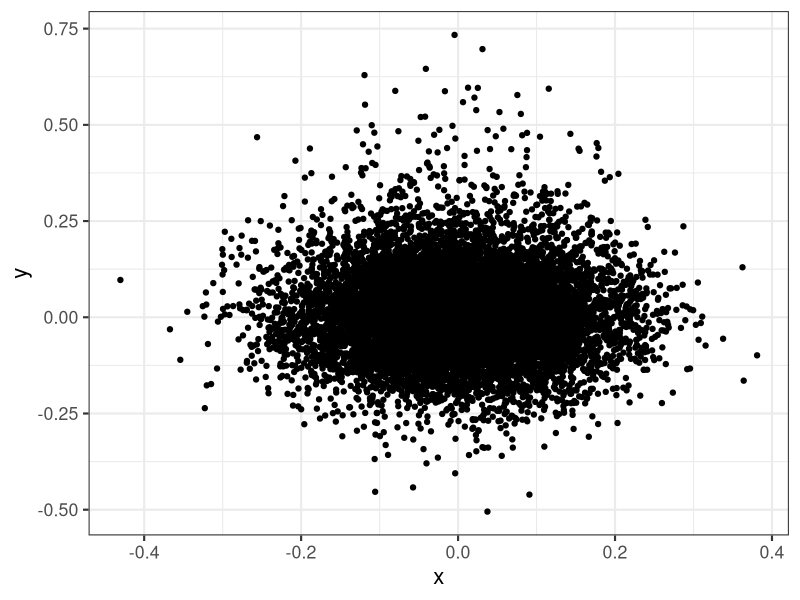
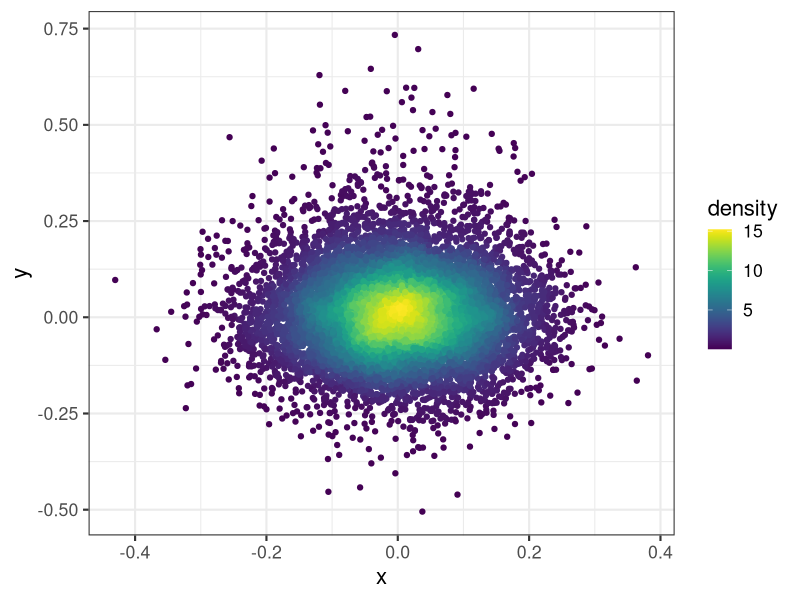
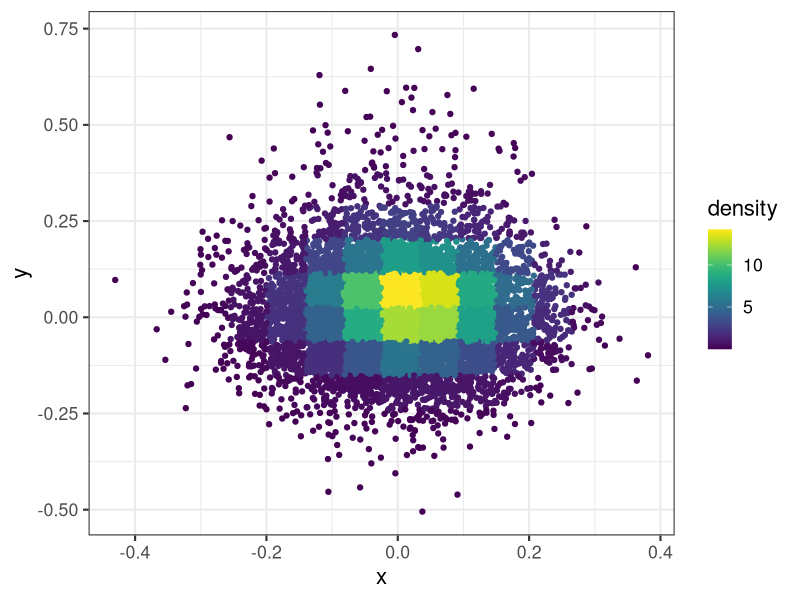
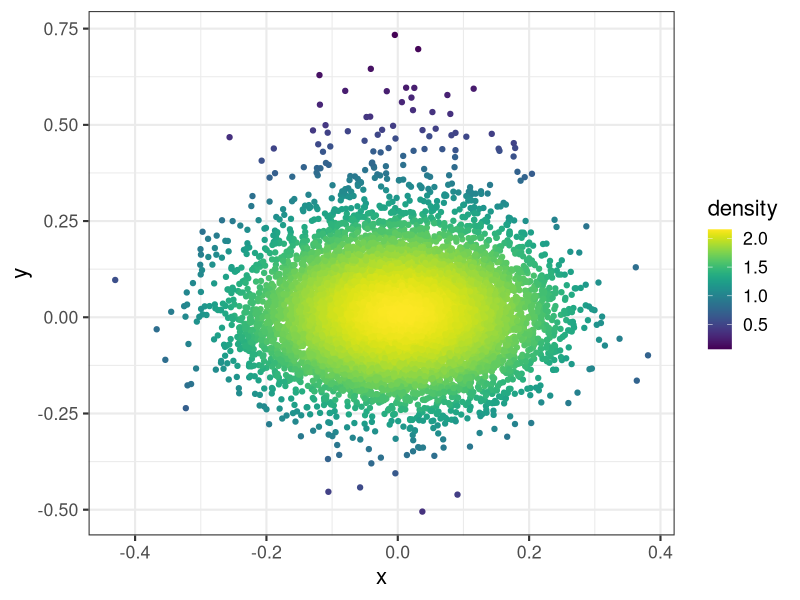

These figures' R source, in order:
#' ---
#' title: "Color points by density with ggplot2"
#' author: "Kamil Slowikowski"
#' date: "2017-01-17"
#' layout: post
#' tags:
#'   - R
#'   - Tutorials
#' categories: notes
#' thumb: /notes/ggplot2-color-by-density_files/figure-html/plot-with-density-1.png
#' twitter:
#'   card: "summary_large_image"
#' ---
#' 
#' Here, we use the 2D kernel density estimation function from the [MASS] R
#' package to to color points by density in a plot created with [ggplot2]. This
#' helps us to see where most of the data points lie in a busy plot with many
#' overplotted points.
#' 
#' <!--more-->
#' 
## ----setup, include=FALSE------------------------------------------------
library(knitr)
# knit_hooks$set(
#   pngquant = hook_pngquant
# )

#' 
#' Load libraries, define a convenience function to call [MASS::kde2d], and generate some data:
#' 
#' [MASS::kde2d]: https://stat.ethz.ch/R-manual/R-devel/library/MASS/html/kde2d.html
#' 
## ----get_density---------------------------------------------------------
library(MASS)
library(ggplot2)
library(viridis)
theme_set(theme_bw(base_size = 16))

# Get density of points in 2 dimensions.
# @param x A numeric vector.
# @param y A numeric vector.
# @param n Create a square n by n grid to compute density.
# @return The density within each square.
get_density <- function(x, y, ...) {
  dens <- MASS::kde2d(x, y, ...)
  ix <- findInterval(x, dens$x)
  iy <- findInterval(y, dens$y)
  ii <- cbind(ix, iy)
  return(dens$z[ii])
}

set.seed(1)
dat <- data.frame(
  x = c(
    rnorm(1e4, mean = 0, sd = 0.1),
    rnorm(1e3, mean = 0, sd = 0.1)
  ),
  y = c(
    rnorm(1e4, mean = 0, sd = 0.1),
    rnorm(1e3, mean = 0.1, sd = 0.2)
  )
)

#' 
#' Notice how the points are overplotted, so you can't see the peak density:
#' 
## ----plot-without-density------------------------------------------------
ggplot(dat) + geom_point(aes(x, y))

#' 
#' Here, we split the plot into a 100 by 100 grid of squares and then color the
#' points by the estimated density in each square. I recommend [viridis] for the
#' color scheme.
#' 
#' [viridis]: https://cran.r-project.org/web/packages/viridis/vignettes/intro-to-viridis.html
#' 
## ----plot-with-density---------------------------------------------------
dat$density <- get_density(dat$x, dat$y, n = 100)
ggplot(dat) + geom_point(aes(x, y, color = density)) + scale_color_viridis()

#' 
#' Here's what happens when you set `n = 15` (the squares in the grid are too big):
#' 
## ----plot-with-density-rough---------------------------------------------
dat$density <- get_density(dat$x, dat$y, n = 15)
ggplot(dat) + geom_point(aes(x, y, color = density)) + scale_color_viridis()

#' 
#' And what if you modify the bandwidth of the normal kernel with `h = c(1, 1)`?
#' 
## ----plot-with-density-bandwith------------------------------------------
dat$density <- get_density(dat$x, dat$y, h = c(1, 1), n = 100)
ggplot(dat) + geom_point(aes(x, y, color = density)) + scale_color_viridis()

#' 
#' Check out the [MASS] package for more cool functions!
#' 
#' [MASS]: https://CRAN.R-project.org/package=MASS
#' [ggplot2]: https://CRAN.R-project.org/package=ggplot2
#' 
